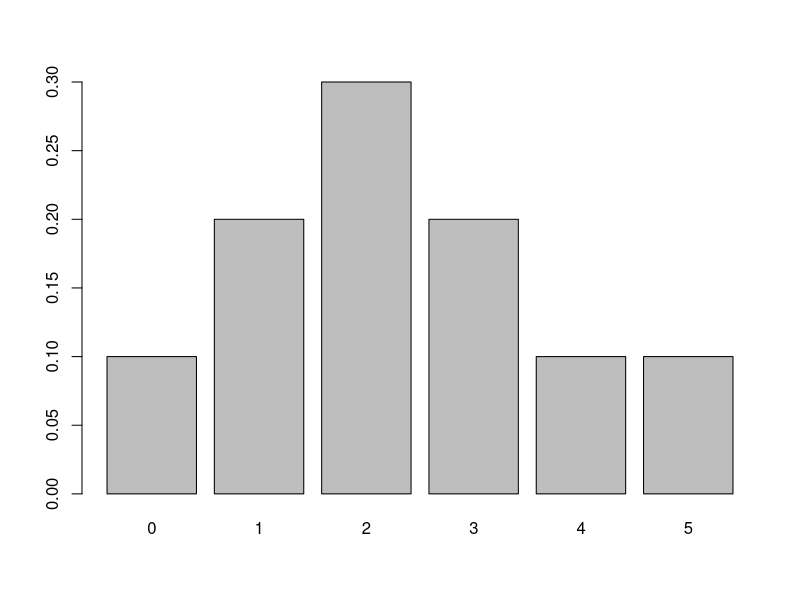
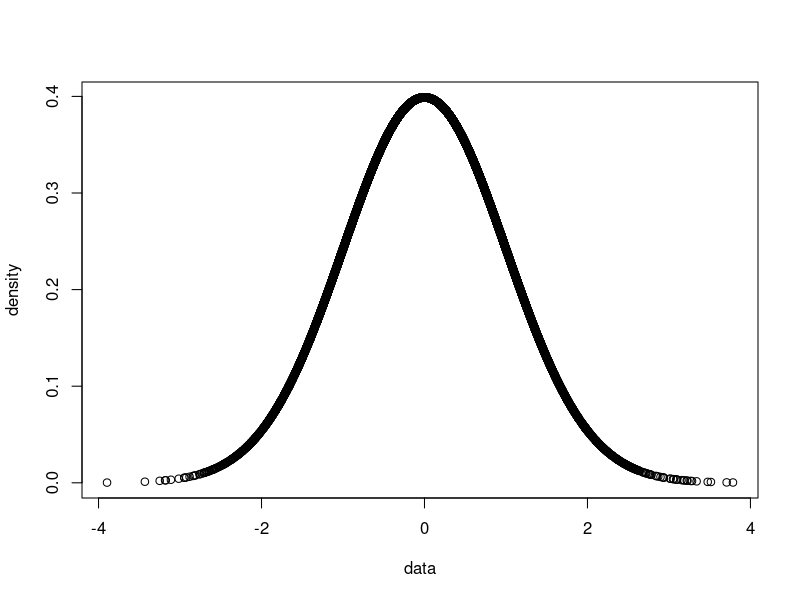

These charts were generated, in order, by the following R code: (Note: this script raises an error after producing the figures.)
# the data frame
data <- data.frame(outcome = 0:5, probs = c(0.1, 0.2, 0.3, 0.2, 0.1, 0.1))

# make a histogram of the probability distribution
barplot(names = data$outcome, height = data$probs)

# simulating data
set.seed(11225)
data <- rnorm(10000)
# check for documentation of the dnorm function
help(dnorm)

# calculate the density of data and store it in the variable density
density <- dnorm(data)

# make a plot with as x variable data and as y variable density
plot(x = data, y = density)

# probability that x is smaller or equal to two
prob <- 0.1 + 0.2 + 0.3

#' probability that x is 0, smaller or equal to one,
#' smaller or equal to two, and smaller or equal to three
cumsum(c(0.1, 0.2, 0.3))
cumsum(c(0.1, 0.2, 0.3, 0.2))

# calculate the expected probability value and assign it to the variable expected_score
expected_score <- sum(data$outcome * data$probs)

# print the variable expected_score
print(data)
print(expected_score)

# the mean of the probability mass function
expected_score <- sum(data$outcome * data$probs)

# calculate the variance and store it in a variable called variance
variance <- sum((data$outcome - expected_score)^2 * data$probs)
# calculate the standard deviation and store it in a variable called std
std <- sqrt(variance)

# probability of a woman having a hair length of less than 20 centimeters
round(pnorm(20, mean = 25, sd = 5), 2)

# 85th percentile of female hair length
round(qnorm(0.85, mean = 25, sd = 5),2)

# calculate the z value and store it in the variable z_value
z_value <- round(13/5, 1)

# calculate the mean and store it in the variable mean_chance
mean_chance <- 25*0.2

# calculate the standard deviation and store it in the variable std_chance
std_chance <- sqrt(25*0.2*(1-0.2))

# probability of answering 5 questions correctly
five_correct <- dbinom(5, 25, 0.2)

# probability of answering at least 5 questions correctly
atleast_five <- 1 - pbinom(20, 25, 0.8, lower.tail = FALSE)

# calculate the 60th percentile
qbinom(.60, size = 25, prob = 0.2)
